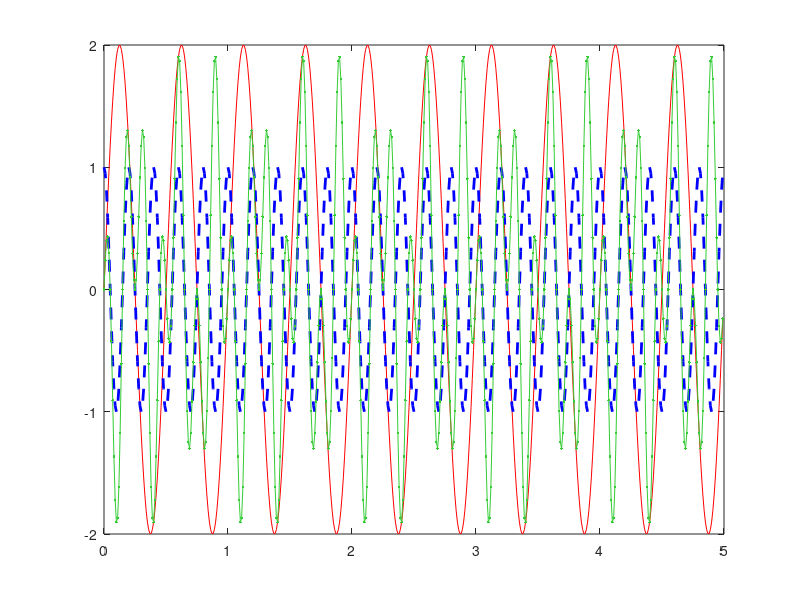

Recreate this plot in MATLAB. (Note: this script raises an error after producing the figure.)
%
% Created by Tiago Carvalho Mendes
% October, 2019 - University of Aveiro
%

clear;
close all;
clc;

Ta = 0.01;
t = [0:Ta:5-Ta]';
x = 2*sin(4*pi*t);
y = cos(10*pi*t);  
z = x.*y;
t_w = [0:Ta:10-Ta]';
w = 3 * sin(pi*t_w) + 2*sin(6*pi*t_w);

figure(31);
plot(t,x,'-r');
hold on;
plot(t,y, '--b', 'LineWidth', 2);
plot(t,z, '.-', 'Color', [0.2 0.8 0.2]);
plot(t, w, '-y', 'LineWidth', 2);
hold off;
xlabel('Time (s)');
ylabel('Amplitude');
legend('x(t)', 'y(t)', 'z(t)', 'w(t)');  